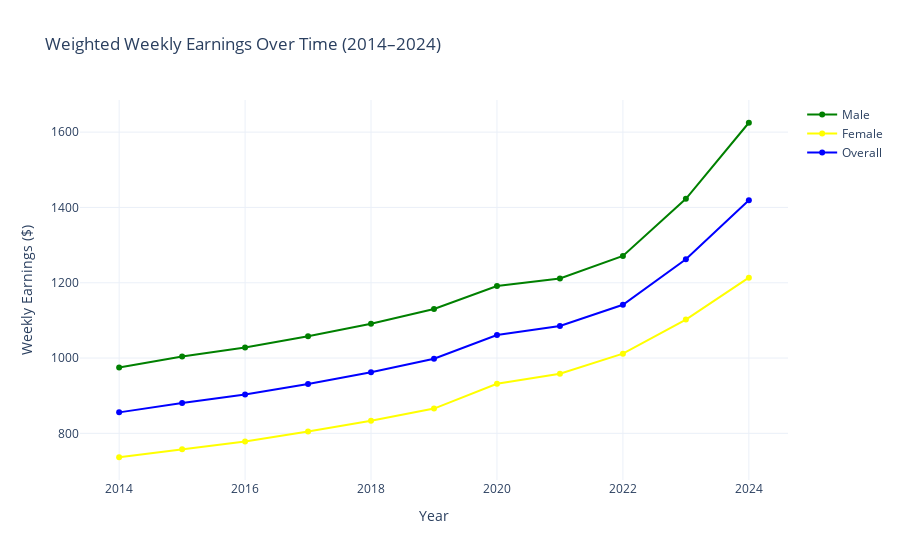

The notebook cell saved with this chart:
### Code cell
# Filter to years 2014–2024
filtered_df = summary_df[summary_df['year'].between(2014, 2024)]

# Pivot to wide format
pivot_df = filtered_df.pivot(index='year', columns='sex', values='weighted_mean').reset_index()

# Calculate overall average (simple mean of male and female)
pivot_df['Overall'] = pivot_df[['Male', 'Female']].mean(axis=1)

# Create Plotly figure
fig = go.Figure()

fig.add_trace(go.Scatter(
    x=pivot_df['year'],
    y=pivot_df['Male'],
    mode='lines+markers',
    name='Male',
    line=dict(color='green')
))

fig.add_trace(go.Scatter(
    x=pivot_df['year'],
    y=pivot_df['Female'],
    mode='lines+markers',
    name='Female',
    line=dict(color='yellow')
))

fig.add_trace(go.Scatter(
    x=pivot_df['year'],
    y=pivot_df['Overall'],
    mode='lines+markers',
    name='Overall',
    line=dict(color='blue')
))

# Layout
fig.update_layout(
    title='Weighted Weekly Earnings Over Time (2014–2024)',
    xaxis_title='Year',
    yaxis_title='Weekly Earnings ($)',
    template='plotly_white'
)

fig.show()

### Figure 1 — Plotly figure (JSON) as saved in the notebook; plotly's stock layout.template omitted (floating-point values rounded to 4 significant figures)
{"data": [{"line": {"color": "green"}, "mode": "lines+markers", "name": "Male", "type": "scatter", "x": [2014, 2015, 2016, 2017, 2018, 2019, 2020, 2021, 2022, 2023, 2024], "y": [975.0, 1004.0, 1028.0, 1058.0, 1091.0, 1130.0, 1191.0, 1211.0, 1271.0, 1423.0, 1625.0]}, {"line": {"color": "yellow"}, "mode": "lines+markers", "name": "Female", "type": "scatter", "x": [2014, 2015, 2016, 2017, 2018, 2019, 2020, 2021, 2022, 2023, 2024], "y": [736.6, 757.6, 778.3, 805.1, 833.4, 865.8, 931.6, 958.6, 1012.0, 1102.0, 1213.0]}, {"line": {"color": "blue"}, "mode": "lines+markers", "name": "Overall", "type": "scatter", "x": [2014, 2015, 2016, 2017, 2018, 2019, 2020, 2021, 2022, 2023, 2024], "y": [855.8, 880.9, 903.0, 931.4, 962.3, 998.1, 1061.0, 1085.0, 1141.0, 1263.0, 1419.0]}], "layout": {"title": {"text": "Weighted Weekly Earnings Over Time (2014–2024)"}, "xaxis": {"title": {"text": "Year"}}, "yaxis": {"title": {"text": "Weekly Earnings ($)"}}}}
